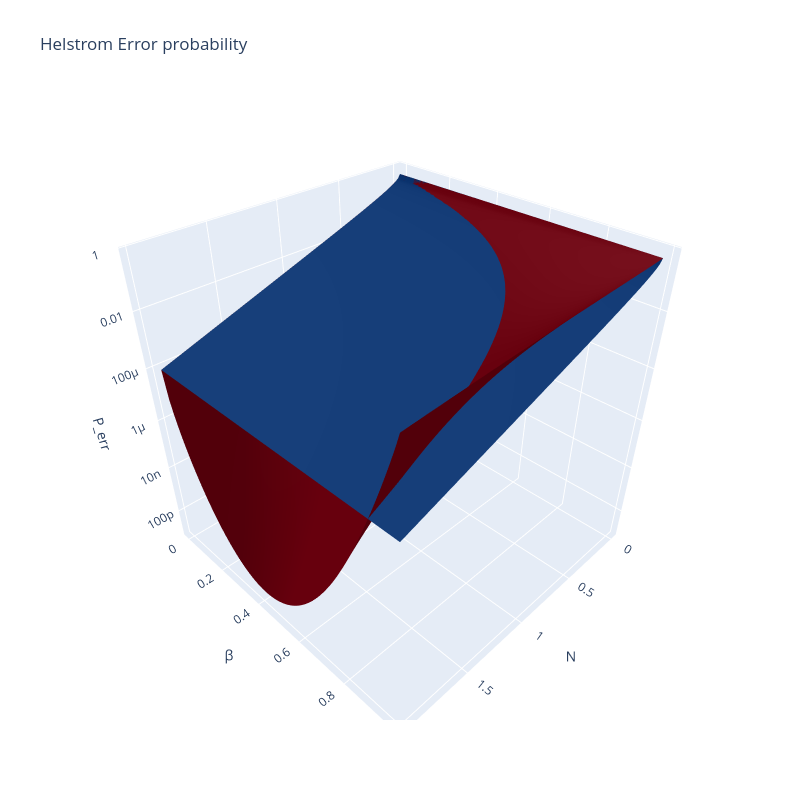

This figure's notebook cell:
### Markdown cell above
## Theoretical results (Helstrom Bound) CS vs DSS

### Code cell
N_helstrom = np.arange(0, 2, 0.02)
b_helstrom = np.arange(0, 1, 0.01)

# Theoretical surface
N_mesh, beta_mesh = np.meshgrid(N_helstrom, b_helstrom, indexing="ij")
p_err_theory = nf.helstrom_bound(N_mesh, beta_mesh)

z_theory = p_err_theory
z_theory_cs = nf.helstrom_bound(N_mesh, 0 * beta_mesh)

# Figure
fig = go.Figure()

# Theory surface
fig.add_trace(go.Surface(x=N_mesh, y=beta_mesh, z=z_theory, colorscale="Reds_r", opacity=1, showscale=False, name="Theory"))

fig.add_trace(go.Surface(x=N_mesh, y=beta_mesh, z=z_theory_cs, colorscale="Blues_r", opacity=1, showscale=False, name="Theory"))

# Layout
fig.update_layout(title="Helstrom Error probability", width=800, height=800, 
                scene=dict(xaxis_title="N", yaxis_title="β", zaxis=dict(title="P_err",type="log"),aspectmode="cube"))

fig.show()

### Figure 1 — Plotly figure (JSON) as saved in the notebook; plotly's stock layout.template omitted (floating-point values rounded to 4 significant figures; data arrays with more than 128 entries replaced by an {"elided": "..."} marker saying what was removed)
{"data": [{"colorscale": [[0, "rgb(103,0,13)"], [0.125, "rgb(165,15,21)"], [0.25, "rgb(203,24,29)"], [0.375, "rgb(239,59,44)"], [0.5, "rgb(251,106,74)"], [0.625, "rgb(252,146,114)"], [0.75, "rgb(252,187,161)"], [0.875, "rgb(254,224,210)"], [1, "rgb(255,245,240)"]], "name": "Theory", "opacity": 1, "showscale": false, "type": "surface", "x": {"elided": "100x100 float values"}, "y": {"elided": "100x100 float values"}, "z": {"elided": "100x100 float values"}}, {"colorscale": [[0, "rgb(8,48,107)"], [0.125, "rgb(8,81,156)"], [0.25, "rgb(33,113,181)"], [0.375, "rgb(66,146,198)"], [0.5, "rgb(107,174,214)"], [0.625, "rgb(158,202,225)"], [0.75, "rgb(198,219,239)"], [0.875, "rgb(222,235,247)"], [1, "rgb(247,251,255)"]], "name": "Theory", "opacity": 1, "showscale": false, "type": "surface", "x": {"elided": "100x100 float values"}, "y": {"elided": "100x100 float values"}, "z": {"elided": "100x100 float values"}}], "layout": {"height": 800, "scene": {"aspectmode": "cube", "xaxis": {"title": {"text": "N"}}, "yaxis": {"title": {"text": "β"}}, "zaxis": {"title": {"text": "P_err"}, "type": "log"}}, "title": {"text": "Helstrom Error probability"}, "width": 800}}
